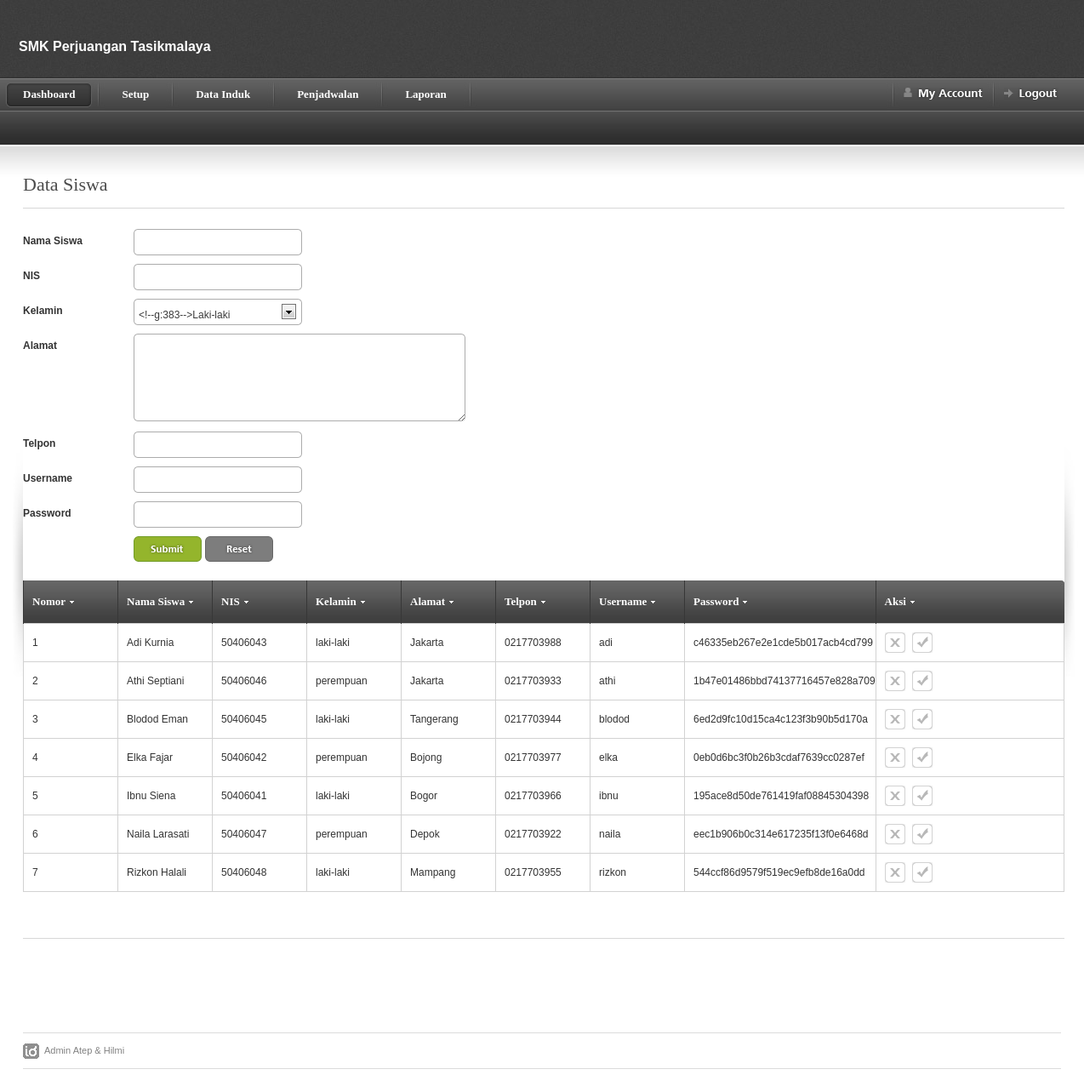
The page /home.php?page=data_siswa (signed in) on the database its author committed.
### tables this page shows
CREATE TABLE `data_siswa` (
  `id_siswa` int(5) NOT NULL,
  `nama_siswa` varchar(20) NOT NULL,
  `nis` varchar(12) NOT NULL,
  `kelamin` enum('laki-laki','perempuan') NOT NULL,
  `alamat_siswa` text NOT NULL,
  `telpon_siswa` varchar(12) NOT NULL,
  `username` varchar(20) NOT NULL,
  `password` varchar(100) NOT NULL
);

### data_siswa.php (the view, shortened to what this page needs)
<div id="page-heading">
    <h1>Data Siswa</h1>
</div>
<table border="0" width="100%" cellpadding="0" cellspacing="0" id="content-table">
<tr>
    <th rowspan="3" class="sized"><img src="images/shared/side_shadowleft.jpg" width="20" height="300" alt="" /></th>
    <td id="tbl-border-top">&nbsp;</td>
    <th rowspan="3" class="sized"><img src="images/shared/side_shadowright.jpg" width="20" height="300" alt="" /></th>
</tr>
<tr>
    <td>
    <div id="content-table-inner">
    		<form action="?page=data_siswa" method="post">
 	        <table border="0" width="100%" cellpadding="0" cellspacing="0">
            <tr valign="top">
              <td>
                  <table border="0" cellpadding="0" cellspacing="0"  id="id-form">
                    <tr>
                      <th valign="top">Nama Siswa </th>
                      <td><input type="text" class="inp-form" name="nama_siswa"/></td>
                    </tr>
                     <tr>
                      <th valign="top">NIS </th>
                      <td><input type="text" class="inp-form" name="nis"/></td>
                    </tr>
                    <tr>
                      <th valign="top">Kelamin</th>
                      <td>
                      </td>
                    </tr>
                    <tr>
                      <th valign="top">Alamat</th>
                      <td><textarea name="alamat_siswa" cols="" rows="" class="form-textarea"></textarea></td>
                    </tr>
                     <tr>
                      <th valign="top">Telpon </th>
                      <td><input type="text" class="inp-form" name="telpon_siswa"/></td>
                    </tr>
                     <tr>
                      <th valign="top">Username</th>
                      <td><input type="text" class="inp-form" name="username"/></td>
                    </tr>
                     <tr>
                      <th valign="top">Password</th>
                      <td><input type="password" class="inp-form" name="password"/></td>
                    </tr>
                    <tr>
                      <th>&nbsp;</th>
                      <td valign="top"><input type="submit" name="submit" value="" class="form-submit" />
                          <input type="reset" value="" class="form-reset"  />
                      </td>
                    </tr>
                  </table>
              </td>
            </tr>
            <tr>
              <td><img src="images/shared/blank.gif" width="695" height="1" alt="blank" /></td>
            </tr>
        	</table>
			</form>
        <form id="mainform" action="">
        <table border="0" width="100%" cellpadding="0" cellspacing="0" id="product-table">
        <tr>
            <th width="5%" class="table-header-repeat line-left minwidth-1"><a href="">Nomor</a>	</th>
            <th width="32%" class="table-header-repeat line-left minwidth-1"><a href="">Nama Siswa</a></th>
            <th width="12%" class="table-header-repeat line-left minwidth-1"><a href="">NIS</a></th>
            <th width="7%" class="table-header-repeat line-left minwidth-1"><a href="">Kelamin</a></th>
            <th width="12%" class="table-header-repeat line-left minwidth-1"><a href="">Alamat</a></th>
            <th width="9%" class="table-header-repeat line-left minwidth-1"><a href="">Telpon</a></th>
            <th width="8%" class="table-header-repeat line-left minwidth-1"><a href="">Username</a></th>
            <th width="10%" class="table-header-repeat line-left minwidth-1"><a href="">Password</a></th>
            <th width="5%" class="table-header-options line-left"><a href="">Aksi</a></th>
        </tr>
        <?php
		$view=mysql_query("select * from data_siswa order by nama_siswa asc");
		$no=0;
		while($row=mysql_fetch_array($view)){
		?>
		<tr>
            <td><?php echo $no=$no+1;?></td>
            <td><?php echo $row['nama_siswa'];?></td>
            <td><?php echo $row['nis'];?></td>
            <td><?php echo $row['kelamin'];?></td>
            <td><?php echo $row['alamat_siswa'];?></td>
            <td><?php echo $row['telpon_siswa'];?></td>
            <td><?php echo $row['username'];?></td>
            <td><?php echo $row['password'];?></td>
            <td class="options-width">
            <a href="" title="Delete" class="icon-2 info-tooltip"></a>
            <a href="" title="Edit" class="icon-5 info-tooltip"></a>
            </td>
        </tr>
		<?php
		}
		?>
        </table>
        </form>
    </div>
    </td>
</tr>
<tr>
    <td id="tbl-border-bottom">&nbsp;</td>
</tr>
</table>

### home.php (shortened to what this page needs)
<?php session_start();
if(isset($_SESSION['username'])){
?>
    <!DOCTYPE html PUBLIC "-//W3C//DTD XHTML 1.0 Strict//EN" "http://www.w3.org/TR/xhtml1/DTD/xhtml1-strict.dtd">
    <html xmlns="http://www.w3.org/1999/xhtml">
    <head>
        <link rel="stylesheet" href="css/screen.css" type="text/css" media="screen" title="default" />
        <link rel="stylesheet" href="css/datePicker.css" type="text/css" />
    </head>
    <body>
    <div id="page-top-outer">
    <div id="page-top">
        <div id="logo">
        <a href=""><h2 style="
        color: #fff">SMK Perjuangan Tasikmalaya</h2></a>
        </div>
    </div>
    </div>
    <div class="nav-outer-repeat">
    <div class="nav-outer">
            <div id="nav-right">
                <div class="nav-divider">&nbsp;</div>
                <div class="showhide-account"><img src="images/shared/nav/nav_myaccount.gif" width="93" height="14" alt="" /></div>
                <div class="nav-divider">&nbsp;</div>
                <a href="logout.php" id="logout" onclick="return confirm('Apakah Anda yakin?')"><img src="images/shared/nav/nav_logout.gif" width="64" height="14" alt="" /></a>
            </div>
            <div class="nav">
            <div class="table">
    		<?php
			$domain=$_SESSION['domain'];
			if($domain=='admin'){
				include "menu-admin.php";
			}
			?>
            <div class="nav-divider">&nbsp;</div>
            </div>
            </div>
    </div>
    </div>
    <div id="content-outer">
    <div id="content">
    	<?php include "content.php"; ?>
    </div>
    </div>
    <div id="footer">
        <div id="footer-left">
        Admin Atep & Hilmi</div>
    </div>
    </body>
    </html>
<?php
}else{
	session_destroy();
	header('Location:index.php?status=Silahkan Login');
}
?>

### menu-admin.php (shortened to what this page needs)
<ul class="current"><li><a href="?page=dashboard"><b>Dashboard</b></a>
</li>
</ul>
<div class="nav-divider">&nbsp;</div>
<ul class="select"><li><a href="javascript:;"><b>Setup</b></a>
</li>
</ul>
<div class="nav-divider">&nbsp;</div>
<ul class="select"><li><a href="javascript:;"><b>Data Induk</b></a>
</li>
</ul>
<div class="nav-divider">&nbsp;</div>
<ul class="select"><li><a href="javascript:;"><b>Penjadwalan</b></a>
</li>
</ul>
<div class="nav-divider">&nbsp;</div>
<ul class="select"><li><a href="javascript:;"><b>Laporan</b></a>
</li>
</ul>

### content.php
<?php
if(isset($_GET['page'])){
	$page=$_GET['page'];
	$file="$page.php";
	if (!file_exists($file)){
		include ("dashboard.php");
	}else{
		include ("$page.php");
	}
}else{
	include ("dashboard.php");
}
?>

### rows shown on the page
data_siswa: nama_siswa "Adi Kurnia", nis "50406043", kelamin "laki-laki", alamat_siswa "Jakarta", telpon_siswa "0217703988", username "adi", password "c46335eb267e2e1cde5b017acb4cd799"
data_siswa: no "2", nama_siswa "Athi Septiani", nis "50406046", kelamin "perempuan", alamat_siswa "Jakarta", telpon_siswa "0217703933", username "athi", password "1b47e01486bbd74137716457e828a709"
data_siswa: no "3", nama_siswa "Blodod Eman", nis "50406045", kelamin "laki-laki", alamat_siswa "Tangerang", telpon_siswa "0217703944", username "blodod", password "6ed2d9fc10d15ca4c123f3b90b5d170a"
data_siswa: no "4", nama_siswa "Elka Fajar", nis "50406042", kelamin "perempuan", alamat_siswa "Bojong", telpon_siswa "0217703977", username "elka", password "0eb0d6bc3f0b26b3cdaf7639cc0287ef"
data_siswa: no "5", nama_siswa "Ibnu Siena", nis "50406041", kelamin "laki-laki", alamat_siswa "Bogor", telpon_siswa "0217703966", username "ibnu", password "195ace8d50de761419faf08845304398"
data_siswa: no "6", nama_siswa "Naila Larasati", nis "50406047", kelamin "perempuan", alamat_siswa "Depok", telpon_siswa "0217703922", username "naila", password "eec1b906b0c314e617235f13f0e6468d"
data_siswa: no "7", nama_siswa "Rizkon Halali", nis "50406048", kelamin "laki-laki", alamat_siswa "Mampang", telpon_siswa "0217703955", username "rizkon", password "544ccf86d9579f519ec9efb8de16a0dd"
